Frame 1 (no input): blank canvas, image omitted
Frame 60 (the mouse pressed at the canvas centre just before this capture): blank canvas, image omitted
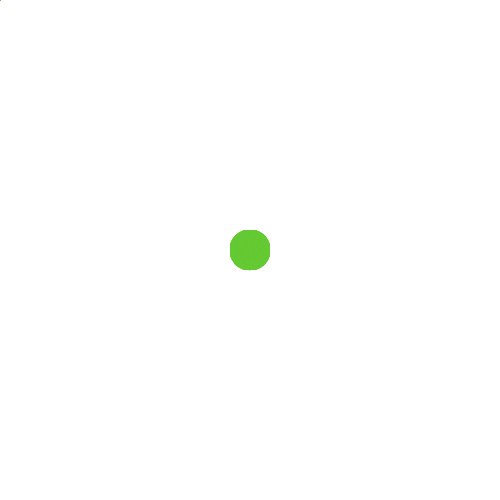
Frame 120 (the mouse held since frame 60 and released just before this capture)

The Processing sketch whose frames 1 and 60 were blank and that drew this single picture after the mouse press (run headless with seeded random() and noise(); from frame 60 on, the mouse is pressed at the canvas centre):

// Processing sketch: brush
// ── brush.pde
boolean pressed = false;
boolean active = false;
float xpos = 0;
float ypos = 0;
float brushVelocity = 0;
float brushRange = 10;
float transparency = 100;
color c = color(100, 200, 50, 100);

float[] xbristles = new float[400];
float[] ybristles = new float[400];

void setup() {
  size(500, 500);
  background(255);
  stroke(c);
}

void draw() {
  transparency *= .99;
  c = color(100, 200,  50, transparency);
  stroke(c);
  brushVelocity = sqrt(pow(mouseX - xpos, 2) + 
                       pow(mouseY - ypos, 2));
  if(brushVelocity >= 5)
    brushRange *= .99;
  else {
    brushRange *= 1.01;
    if(brushRange > 20)
      brushRange = 20;
  }
  if(pressed && active) {
    //executes when the mouse is already pressed
    for(int i = 0; i < 100; i++) {
      float angle = random(0, 2*PI);
      xpos = cos(angle) * brushRange + mouseX;
      ypos = sin(angle) * brushRange + mouseY;
      line(xbristles[i], ybristles[i], xpos, ypos);
      xbristles[i] = xpos;
      ybristles[i] = ypos;
    }
  }
  else if(pressed) {
    //executes if the mouse has just been pressed
    for(int i = 0; i < 100; i++) {
      float angle = random(0, 2*PI);
      xpos = cos(angle) * brushRange + mouseX;
      ypos = sin(angle) * brushRange + mouseY;
      point(xbristles[i], ybristles[i]);
      xbristles[i] = xpos;
      ybristles[i] = ypos;
    }
    active = true;
  }
  xpos = mouseX;
  ypos = mouseY;
}

void mousePressed() {
  pressed = true;
}

void mouseReleased() {
  pressed = false;
  active = false;
  transparency = 10;
  brushRange = 10;
}
// ── bristle.pde
class bristle {
  float xpos;
  float ypos;
  
  bristle(float x, float y) {
    xpos = x;
    ypos = y;
    point(x, y);
  }
  
  void drag(float dx, float dy) {
    float newx = xpos + dx;
    float newy = ypos + dy;
    line(xpos, ypos, newx, newy);
    xpos = newx;
    ypos = newy;
  }
  
}
